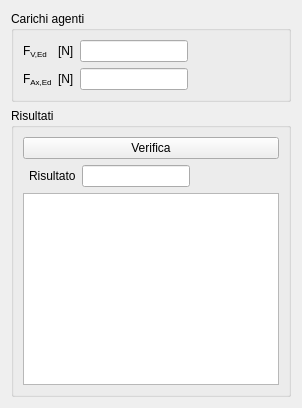
          <widget class="QWidget" name="verifyTab">
           <attribute name="title">
            <string>Verifica</string>
           </attribute>
           <layout class="QGridLayout" name="gridLayout_13">
            <item row="0" column="0">
             <widget class="QGroupBox" name="loadGBox">
              <property name="title">
               <string>Carichi agenti</string>
              </property>
              <layout class="QGridLayout" name="gridLayout_12">
               <item row="0" column="0">
                <widget class="QLabelRichName" name="FVEdLabel">
                 <property name="text">
                  <string>&lt;!DOCTYPE HTML PUBLIC &quot;-//W3C//DTD HTML 4.0//EN&quot; &quot;http://www.w3.org/TR/REC-html40/strict.dtd&quot;&gt;
&lt;html&gt;&lt;head&gt;&lt;meta name=&quot;qrichtext&quot; content=&quot;1&quot; /&gt;&lt;/head&gt;
&lt;body&gt;
F&lt;span style=&quot; vertical-align:sub;&quot;&gt;V,Ed&lt;/span&gt;
&lt;/body&gt;&lt;/html&gt;</string>
                 </property>
                </widget>
               </item>
               <item row="0" column="1">
                <widget class="QLabelUnitMeasure" name="FVEdUMLabel">
                 <property name="text">
                  <string>&lt;!DOCTYPE HTML PUBLIC &quot;-//W3C//DTD HTML 4.0//EN&quot; &quot;http://www.w3.org/TR/REC-html40/strict.dtd&quot;&gt;
&lt;html&gt;&lt;head&gt;&lt;meta name=&quot;qrichtext&quot; content=&quot;1&quot; /&gt;&lt;/head&gt;&lt;body&gt;
[N]
&lt;/body&gt;&lt;/html&gt;</string>
                 </property>
                </widget>
               </item>
               <item row="0" column="2">
                <widget class="QLineEditValue" name="FVEdLEdit"/>
               </item>
               <item row="1" column="0">
                <widget class="QLabelRichName" name="FAxEdLabel">
                 <property name="text">
                  <string>&lt;!DOCTYPE HTML PUBLIC &quot;-//W3C//DTD HTML 4.0//EN&quot; &quot;http://www.w3.org/TR/REC-html40/strict.dtd&quot;&gt;
&lt;html&gt;&lt;head&gt;&lt;meta name=&quot;qrichtext&quot; content=&quot;1&quot; /&gt;&lt;/head&gt;
&lt;body&gt;
F&lt;span style=&quot; vertical-align:sub;&quot;&gt;Ax,Ed&lt;/span&gt;
&lt;/body&gt;&lt;/html&gt;</string>
                 </property>
                </widget>
               </item>
               <item row="1" column="1">
                <widget class="QLabelUnitMeasure" name="FAxEdUMLabel">
                 <property name="text">
                  <string>&lt;!DOCTYPE HTML PUBLIC &quot;-//W3C//DTD HTML 4.0//EN&quot; &quot;http://www.w3.org/TR/REC-html40/strict.dtd&quot;&gt;
&lt;html&gt;&lt;head&gt;&lt;meta name=&quot;qrichtext&quot; content=&quot;1&quot; /&gt;&lt;/head&gt;&lt;body&gt;
[N]
&lt;/body&gt;&lt;/html&gt;</string>
                 </property>
                </widget>
               </item>
               <item row="1" column="2">
                <widget class="QLineEditValue" name="FAxEdLEdit"/>
               </item>
               <item row="0" column="3">
                <spacer name="horizontalSpacer">
                 <property name="orientation">
                  <enum>Qt::Horizontal</enum>
                 </property>
                 <property name="sizeHint" stdset="0">
                  <size>
                   <width>40</width>
                   <height>20</height>
                  </size>
                 </property>
                </spacer>
               </item>
              </layout>
             </widget>
            </item>
            <item row="1" column="0">
             <widget class="QGroupBox" name="verifyGBox">
              <property name="title">
               <string>Risultati</string>
              </property>
              <layout class="QGridLayout" name="gridLayout_10">
               <item row="1" column="0" colspan="4">
                <widget class="QPushButton" name="verifyPButton">
                 <property name="text">
                  <string>Verifica</string>
                 </property>
                </widget>
               </item>
               <item row="3" column="0" colspan="4">
                <widget class="QTextBrowser" name="messagesTBrowser"/>
               </item>
               <item row="2" column="2">
                <widget class="QLineEditValue" name="resultLEdit"/>
               </item>
               <item row="2" column="1">
                <widget class="QLabelRichName" name="resultLabel">
                 <property name="text">
                  <string>&lt;!DOCTYPE HTML PUBLIC &quot;-//W3C//DTD HTML 4.0//EN&quot; &quot;http://www.w3.org/TR/REC-html40/strict.dtd&quot;&gt;
&lt;html&gt;&lt;head&gt;&lt;meta name=&quot;qrichtext&quot; content=&quot;1&quot; /&gt;&lt;/head&gt;
&lt;body&gt;
Risultato
&lt;/body&gt;&lt;/html&gt;</string>
                 </property>
                </widget>
               </item>
               <item row="2" column="3">
                <spacer name="horizontalSpacer_2">
                 <property name="orientation">
                  <enum>Qt::Horizontal</enum>
                 </property>
                 <property name="sizeHint" stdset="0">
                  <size>
                   <width>40</width>
                   <height>20</height>
                  </size>
                 </property>
                </spacer>
               </item>
              </layout>
             </widget>
            </item>
           </layout>
          </widget>
